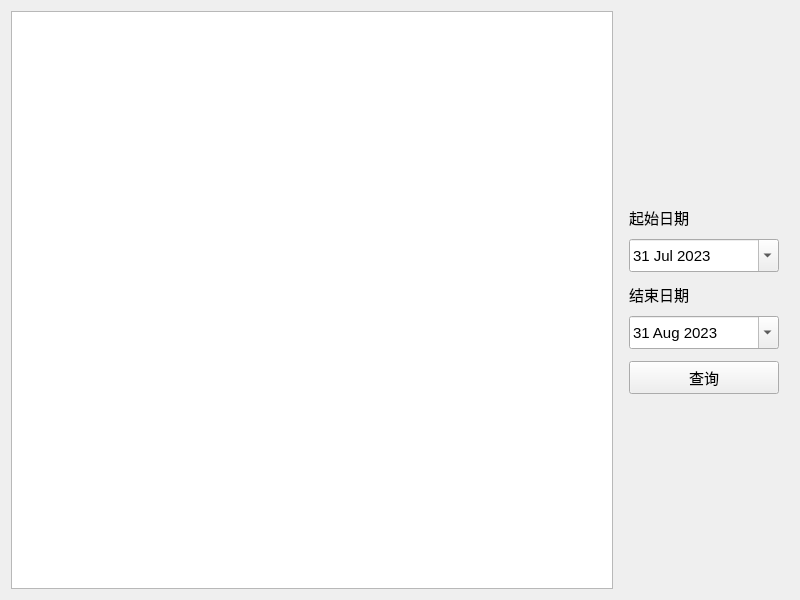
<?xml version="1.0" encoding="UTF-8"?>
<ui version="4.0">
 <class>ChatHistoryWindow</class>
 <widget class="QWidget" name="ChatHistoryWindow">
  <property name="windowModality">
   <enum>Qt::NonModal</enum>
  </property>
  <property name="geometry">
   <rect>
    <x>0</x>
    <y>0</y>
    <width>800</width>
    <height>600</height>
   </rect>
  </property>
  <property name="minimumSize">
   <size>
    <width>800</width>
    <height>600</height>
   </size>
  </property>
  <property name="maximumSize">
   <size>
    <width>16777215</width>
    <height>16777215</height>
   </size>
  </property>
  <property name="windowTitle">
   <string>聊天历史</string>
  </property>
  <layout class="QFormLayout" name="formLayout">
   <item row="0" column="0" colspan="2">
    <layout class="QHBoxLayout" name="horizontalLayout">
     <item>
      <widget class="QTextBrowser" name="chatHistoryBrowser"/>
     </item>
     <item>
      <layout class="QVBoxLayout" name="verticalLayout" stretch="0,0,0,0,0,0,0">
       <property name="spacing">
        <number>12</number>
       </property>
       <property name="sizeConstraint">
        <enum>QLayout::SetFixedSize</enum>
       </property>
       <property name="leftMargin">
        <number>10</number>
       </property>
       <property name="rightMargin">
        <number>10</number>
       </property>
       <item>
        <spacer name="verticalSpacer">
         <property name="orientation">
          <enum>Qt::Vertical</enum>
         </property>
         <property name="sizeHint" stdset="0">
          <size>
           <width>20</width>
           <height>40</height>
          </size>
         </property>
        </spacer>
       </item>
       <item>
        <widget class="QLabel" name="label">
         <property name="sizePolicy">
          <sizepolicy hsizetype="Preferred" vsizetype="Fixed">
           <horstretch>0</horstretch>
           <verstretch>0</verstretch>
          </sizepolicy>
         </property>
         <property name="minimumSize">
          <size>
           <width>150</width>
           <height>20</height>
          </size>
         </property>
         <property name="maximumSize">
          <size>
           <width>150</width>
           <height>20</height>
          </size>
         </property>
         <property name="font">
          <font>
           <pointsize>11</pointsize>
          </font>
         </property>
         <property name="text">
          <string>起始日期</string>
         </property>
        </widget>
       </item>
       <item>
        <widget class="QDateEdit" name="startDate">
         <property name="minimumSize">
          <size>
           <width>150</width>
           <height>33</height>
          </size>
         </property>
         <property name="maximumSize">
          <size>
           <width>150</width>
           <height>33</height>
          </size>
         </property>
         <property name="font">
          <font>
           <pointsize>11</pointsize>
          </font>
         </property>
         <property name="dateTime">
          <datetime>
           <hour>8</hour>
           <minute>0</minute>
           <second>0</second>
           <year>2023</year>
           <month>7</month>
           <day>31</day>
          </datetime>
         </property>
         <property name="calendarPopup">
          <bool>true</bool>
         </property>
        </widget>
       </item>
       <item>
        <widget class="QLabel" name="label_2">
         <property name="sizePolicy">
          <sizepolicy hsizetype="Preferred" vsizetype="Fixed">
           <horstretch>0</horstretch>
           <verstretch>0</verstretch>
          </sizepolicy>
         </property>
         <property name="minimumSize">
          <size>
           <width>150</width>
           <height>20</height>
          </size>
         </property>
         <property name="maximumSize">
          <size>
           <width>150</width>
           <height>20</height>
          </size>
         </property>
         <property name="font">
          <font>
           <pointsize>11</pointsize>
          </font>
         </property>
         <property name="text">
          <string>结束日期</string>
         </property>
        </widget>
       </item>
       <item>
        <widget class="QDateEdit" name="endDate">
         <property name="minimumSize">
          <size>
           <width>150</width>
           <height>33</height>
          </size>
         </property>
         <property name="maximumSize">
          <size>
           <width>150</width>
           <height>33</height>
          </size>
         </property>
         <property name="font">
          <font>
           <pointsize>11</pointsize>
          </font>
         </property>
         <property name="dateTime">
          <datetime>
           <hour>8</hour>
           <minute>0</minute>
           <second>0</second>
           <year>2023</year>
           <month>8</month>
           <day>31</day>
          </datetime>
         </property>
         <property name="calendarPopup">
          <bool>true</bool>
         </property>
        </widget>
       </item>
       <item>
        <widget class="QPushButton" name="queryButton">
         <property name="minimumSize">
          <size>
           <width>150</width>
           <height>33</height>
          </size>
         </property>
         <property name="maximumSize">
          <size>
           <width>150</width>
           <height>33</height>
          </size>
         </property>
         <property name="font">
          <font>
           <pointsize>11</pointsize>
          </font>
         </property>
         <property name="text">
          <string>查询</string>
         </property>
        </widget>
       </item>
       <item>
        <spacer name="verticalSpacer_2">
         <property name="orientation">
          <enum>Qt::Vertical</enum>
         </property>
         <property name="sizeHint" stdset="0">
          <size>
           <width>20</width>
           <height>40</height>
          </size>
         </property>
        </spacer>
       </item>
      </layout>
     </item>
    </layout>
   </item>
  </layout>
 </widget>
 <resources/>
 <connections/>
</ui>
